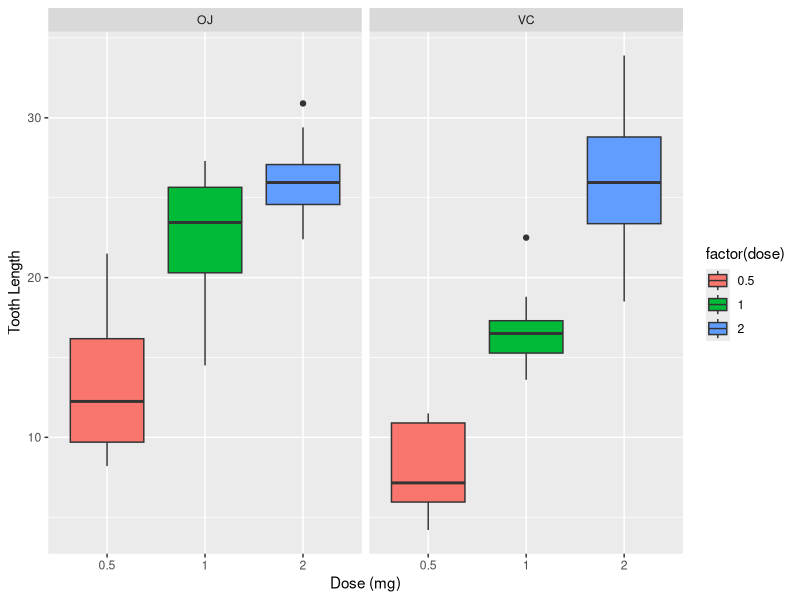

R code for this plot: (Note: this script raises an error after producing the figure.)
## ---- chunk 1
library(ggplot2);
## ---- chunk 2
library("datasets")
data(ToothGrowth)
## ---- chunk 3
dftg <- ToothGrowth
head(dftg, 3L)
str(dftg)
table(dftg[, c('supp','dose')])
## ---- chunk 4
g <- ggplot(dftg) + aes(x=factor(dose), y=len, fill=factor(dose)) + geom_boxplot()
g <- g + facet_grid(.~supp) + xlab("Dose (mg)") + ylab("Tooth Length")
g
## ---- chunk 5
# subset individual groups
df_oj <- dftg[dftg$supp=='OJ',]
df_vc <- dftg[dftg$supp=='VC',]

df_half <- dftg[dftg$dose==0.5,]
df_one <- dftg[dftg$dose==1,]
df_two <- dftg[dftg$dose==2,]
## ---- chunk 6
data.frame(group=c('OJ', 'VC', '0.5 mg', '1 mg', '2 mg'), 
	   std.error= c(sd(df_oj$len)/sqrt(30),
			sd(df_vc$len)/sqrt(30),
			sd(df_half$len)/sqrt(20),
			sd(df_one$len)/sqrt(20),
			sd(df_two$len)/sqrt(20)
			)
	)
## ---- chunk 7
t <- t.test(len~supp, data=dftg, paired=FALSE, var.equal=FALSE)
data.frame(t$estimate, t$p.value)

t <- t.test(len~dose, data=rbind(df_half, df_one), paired=FALSE, var.equal=FALSE)
data.frame(t$estimate, t$p.value)

t <- t.test(len~dose, data=rbind(df_two, df_one), paired=FALSE, var.equal=FALSE)
data.frame(t$estimate, t$p.value)
## ---- chunk 8
data.frame(group=c('OJ', 'VC', '0.5 mg', '1 mg', '2 mg'), 
	   std.error= c(sd(df_oj$len)/sqrt(30),
			sd(df_vc$len)/sqrt(30),
			sd(df_half$len)/sqrt(20),
			sd(df_one$len)/sqrt(20),
			sd(df_two$len)/sqrt(20)
			)
	)
## ---- chunk 9
t.test(len~supp, data=dftg, paired=FALSE, var.equal=FALSE)
t.test(len~dose, data=rbind(df_half, df_one), paired=FALSE, var.equal=FALSE)
t.test(len~dose, data=rbind(df_two, df_one), paired=FALSE, var.equal=FALSE)
